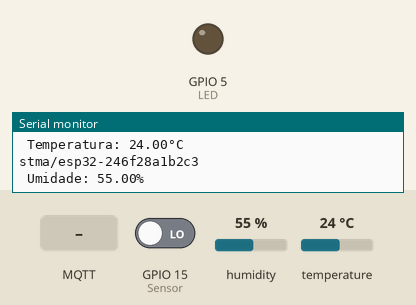
Recording of a sketch running on a simulated ESP32. On the bench: output pins drawn as LEDs (lit = HIGH), the last lines printed to the serial monitor. The inputs (shaded band) are chosen by the test bench; at power-on: GPIO 15 (Sensor) LOW, humidity 55 %, temperature 24 °C. WiFi joins after 1.5 s; servers stay silent unless stated; no MQTT or app messages arrive unless stated.

Above: at 2.7 s.
2.8 s: MQTT message "L" arrives on the first subscribed topic
At 4.6 s:
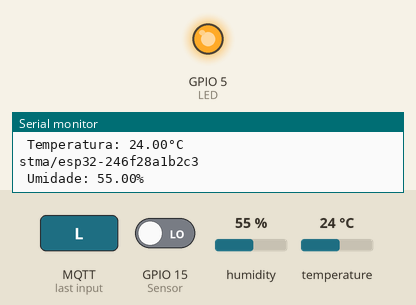
5.1 s: GPIO 15 (Sensor) driven HIGH
8.1 s: MQTT message "o" arrives on the first subscribed topic
10.2 s: MQTT message "O" arrives on the first subscribed topic
Timing chart, 0 to 13.2 s (numbered marks = the images above; inputs shaded):
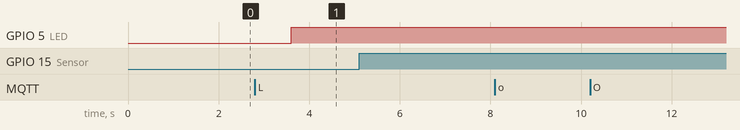

The sketch:

mqtt_esp32_limite_stma.ino
```cpp
#include <WiFi.h>
#include <PubSubClient.h>
#include "DHT.h"

#define DHTTYPE DHT11   // modelo do sensor - DHT11
#define DHTPIN 4 //pino do sensor
DHT dht(DHTPIN, DHTTYPE); //variavel para leitura

// Configuração da rede WI-FI

const char *ssid = "JORGE_TP";
const char *password = "69879739";
//const char *ssid = "FIEB_WMOBILE";
//const char *password = "Fieb*Mobile";
const char* mqtt_server = "broker.hivemq.com"; //BROKER MQTT

// ---- Tópicos MQTT ----
const char* TOPICO_COMANDO      = "stma/publisher";    // recebe "L" (acende) ou "l" (apaga)
const char* TOPICO_LIMITE       = "stma/limite";       // recebe o limite de temperatura (ex.: "28.0") ou "off"
const char* TOPICO_LIMITE_ATUAL = "stma/limite_atual"; // o ESP32 confirma aqui o limite em uso
const char* TOPICO_LED          = "stma/led";          // estado do LED

String deviceId;     // ex.: esp32-a8032a1e7214
String topicBase;    // ex.: stma/esp32-a8032a1e7214
String topicCmd;     // tópico de comando do LED

// ---- Controle automático por temperatura ----
const float HISTERESE = 0.5;   // °C abaixo do limite para o LED apagar (evita o LED piscar na fronteira)
bool  limiteAtivo   = false;   // true = controle automático ligado
float limite        = 0.0;     // limite de temperatura em °C
bool  acimaDoLimite = false;   // estado interno do controle automático
bool  reavaliar     = false;   // true quando um novo limite acabou de chegar
bool  ledAceso      = false;   // estado atual do LED

WiFiClient espClient;
PubSubClient client(espClient);
unsigned long lastMsg = 0;
//#define MSG_BUFFER_SIZE	(50)
#define MSG_BUFFER_SIZE	(160)
char msg[MSG_BUFFER_SIZE];

char LED;
char Sensor;

void setup_wifi() {

  delay(10);
  // We start by connecting to a WiFi network
  Serial.println();
  Serial.print("Conectando à rede ");
  Serial.println(ssid);

  WiFi.mode(WIFI_STA);
  WiFi.begin(ssid, password);

  while (WiFi.status() != WL_CONNECTED) {
    delay(500);
    Serial.print(".");
  }


  // ID único a partir do MAC (chamar depois do WiFi.mode)
  String mac = WiFi.macAddress();   // "A8:03:2A:1E:72:14"
  mac.replace(":", "");
  mac.toLowerCase();
  deviceId = "esp32-" + mac;
  topicBase = "stma/" + deviceId;
  topicCmd = topicBase + "/comando";

  Serial.print("Identificador do dispositivo: ");
  Serial.println(deviceId);


  randomSeed(micros());

  Serial.println("");
  Serial.println("Conectado à rede WiFi com sucesso!");
  Serial.println("IP address: ");
  Serial.println(WiFi.localIP());
}

void publicaTexto(const String &topico, const char *texto, bool retido = false) {
  client.publish(topico.c_str(), texto, retido);
}

// Publica o estado atual do LED (mensagem retida: quem se conecta depois já recebe o último estado)
void publicarLed() {
  const char* texto = ledAceso ? "O LED está aceso" : "O LED está apagado";
  Serial.print("Publica mensagem: ");
  Serial.println(texto);
  client.publish(TOPICO_LED, texto, true);
}

// Liga/desliga o LED e informa o novo estado
void setLed(bool aceso) {
  ledAceso = aceso;
  digitalWrite(LED, aceso ? HIGH : LOW);
  publicarLed();
}

// Publica o limite em uso (mensagem retida): "28.0" ou "off"
void publicarLimite() {
  if (limiteAtivo) {
    snprintf(msg, MSG_BUFFER_SIZE, "%.1f", limite);
    client.publish(TOPICO_LIMITE_ATUAL, msg, true);
  } else {
    client.publish(TOPICO_LIMITE_ATUAL, "off", true);
  }
}

// Interpreta a mensagem recebida em stma/limite
void tratarLimite(byte* payload, unsigned int length) {
  char buf[16];
  unsigned int n = (length < sizeof(buf) - 1) ? length : sizeof(buf) - 1;
  memcpy(buf, payload, n);
  buf[n] = '\0';

  if (buf[0] == 'o' || buf[0] == 'O') {          // "off": desativa o controle automático
    limiteAtivo = false;
    Serial.println("Controle automatico desativado");
  } else {
    char* fim;
    float v = strtof(buf, &fim);
    if (fim == buf || v < 0 || v > 50) {         // não é número, ou fora da faixa do DHT11 (0 a 50 °C)
      Serial.println("Limite invalido, ignorado");
      return;
    }
    limite = v;
    limiteAtivo = true;
    reavaliar = true;                            // o loop() aplica o novo limite na próxima leitura
    Serial.print("Novo limite: ");
    Serial.println(limite);
  }
  publicarLimite();
}

// Acende/apaga o LED conforme a temperatura e o limite
void controlarPorLimite(float t) {
  if (!limiteAtivo || isnan(t)) return;

  if (reavaliar) {
    // Novo limite acabou de chegar: aplica imediatamente conforme a temperatura atual
    reavaliar = false;
    acimaDoLimite = (t >= limite);
    setLed(acimaDoLimite);
    return;
  }

  if (!acimaDoLimite && t >= limite) {
    acimaDoLimite = true;
    setLed(true);                                // atingiu o limite: acende
  } else if (acimaDoLimite && t < limite - HISTERESE) {
    acimaDoLimite = false;
    setLed(false);                               // voltou abaixo do limite (com histerese): apaga
  }
}

void callback(char* topic, byte* payload, unsigned int length) {
  Serial.print("Message arrived [");
  Serial.print(topic);
  Serial.print("] ");
  for (int i = 0; i < length; i++) {
    Serial.print((char)payload[i]);
  }
  Serial.println();

  if (length == 0) return;


  // Novo limite de temperatura
  if (strcmp(topic, TOPICO_LIMITE) == 0) {
    tratarLimite(payload, length);
    return;
  }


  // Comando manual do LED
  if ((char)payload[0] == 'L') {
    setLed(true);
    publicaTexto(topicBase + "/led", "O LED está aceso");
  }

  if ((char)payload[0] == 'l') {
    setLed(false);
    publicaTexto(topicBase + "/led", "O LED está apagado");
  }

}

void reconnect() {
  // Loop until we're reconnected
  while (!client.connected()) {
    Serial.print("Attempting MQTT connection...");
    // Create a random client ID
    String clientId = "STMA_MQTT";
    //Não é mais um número aleatório
    clientId += deviceId;
    //clientId += String(random(0xffff), HEX);
    // Attempt to connect
    if (client.connect(clientId.c_str())) {
      Serial.println("Conectado");

      client.subscribe(TOPICO_COMANDO);
      client.subscribe(TOPICO_LIMITE);   // se houver um limite retido no broker, ele chega logo após a inscrição

      publicarLed();
      publicarLimite();
    } else {
      Serial.print("failed, rc=");
      Serial.print(client.state());
      Serial.println(" try again in 5 seconds");
      // Wait 5 seconds before retrying
      delay(5000);
    }
  }
}

void setup() {

  LED = 5;
  Sensor = 15;

  pinMode(LED, OUTPUT);
  pinMode(Sensor, INPUT);

  Serial.begin(115200);
  setup_wifi();
  client.setServer(mqtt_server, 1883);
  client.setCallback(callback);

  dht.begin();
}

void loop() {

  if (!client.connected()) {
    reconnect();
  }
  client.loop();

  float t = dht.readTemperature();
  float h = dht.readHumidity();

  int sns = digitalRead(Sensor);

  if (sns == 1) {
    Serial.println("Sensor de Porta Fechado");
    snprintf (msg, MSG_BUFFER_SIZE,"Porta Fechada" );
    client.publish("stma/porta",msg);
  } else {
    Serial.println("Sensor de Porta Aberto");
    snprintf (msg, MSG_BUFFER_SIZE, "Porta Aberta");
    client.publish("stma/porta",msg);
  }
  Serial.print(topicBase);
  Serial.print("\n ");

  Serial.print("Temperatura: ");
  Serial.print(t);
  Serial.println(F("°C"));
  sprintf(msg, "%f", t);
  client.publish("stma/temperatura", msg);
  publicaTexto(topicBase + "/temperatura", msg);

  Serial.print(topicBase);
  Serial.print("\n ");
  Serial.print("Umidade: ");
  Serial.print(h);
  Serial.println(F("%"));
  sprintf(msg, "%f", h);
  client.publish("stma/umidade", msg);
  publicaTexto(topicBase + "/umidade", msg);


  //publicaTexto(topicBase + "/led", msg);

  controlarPorLimite(t);

  delay(1000);

}
```

Measured:
- after the input at 2.8 s, GPIO 5 (LED): LOW → HIGH after 0.81 s
